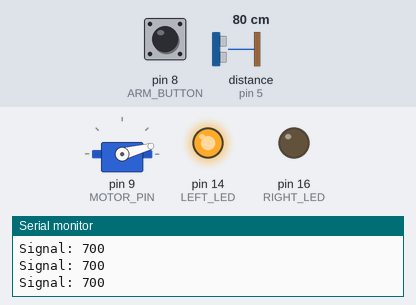
Simulated run of this sketch. Board: Arduino Uno, built with avr-gcc and run on an emulated ATmega328P. On the bench: servo, output pins drawn as LEDs (lit = HIGH), the last lines printed to the serial monitor. The inputs (shaded band) are chosen by the test bench; at power-on: pin 8 (ARM_BUTTON) HIGH, distance to the obstacle (sensor on pin 5) 80 cm. The echo pulse lasts 58.3 µs per cm.

Above: at 1.2 s.
1.3 s: pin 8 (ARM_BUTTON) pulled LOW for 3.2 s
At 5.6 s:
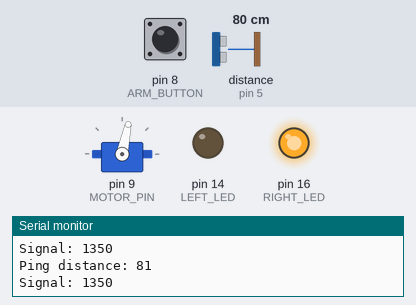
6.0 s: distance to the obstacle (sensor on pin 5) set to 198 cm
7.5 s: distance to the obstacle (sensor on pin 5) set to 204 cm
At 8.7 s:
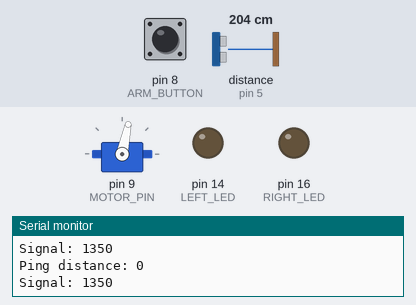
9.0 s: distance to the obstacle (sensor on pin 5) set to 2 cm
At 9.9 s:
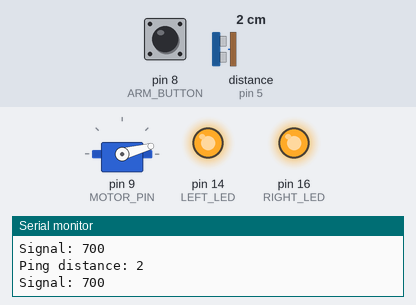
10.5 s: distance to the obstacle (sensor on pin 5) set to 8 cm
12.0 s: distance to the obstacle (sensor on pin 5) set to 11 cm
At 13.0 s:
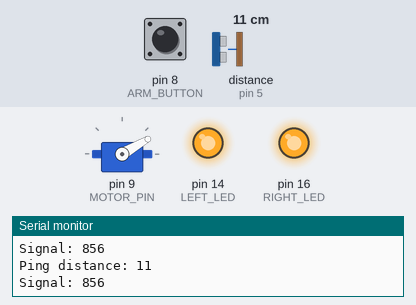
Timing chart, 0 to 14.5 s (numbered marks = the images above; inputs shaded):
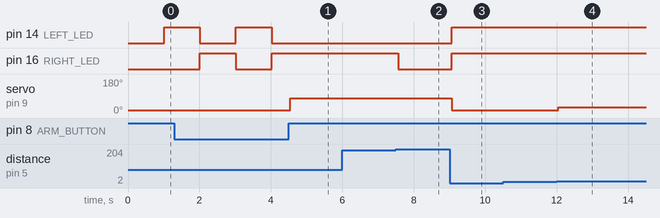

Measured:
- the behaviour switches between 200 and 201 cm on distance to the obstacle (sensor on pin 5) (found by bisection; images 1 and 2)
- the behaviour switches between 9 and 10 cm on distance to the obstacle (sensor on pin 5) (found by bisection; images 3 and 4)
- after the input at 1.3 s, pin 14 (LEFT_LED): goes on until 4.0 s, then stays LOW; pin 16 (RIGHT_LED): goes on until 4.0 s, then stays HIGH; servo on pin 9 (MOTOR_PIN): 15° → 78° after 3.2 s
- after the input at 7.5 s, pin 16 (RIGHT_LED): HIGH → LOW after 0.07 s
- after the input at 9.0 s, pin 14 (LEFT_LED), pin 16 (RIGHT_LED): LOW → HIGH after 0.06 s; servo on pin 9 (MOTOR_PIN): 78° → 15° after 0.06 s
- after the input at 12.0 s, servo on pin 9 (MOTOR_PIN): 15° → 30° after 0.05 s

The sketch:

PineOS.ino
```cpp
//power on.
//	Unarmed, rotating lights.
//2-second button push while unarmed
//	Move to Armed State
//
//Armed State
//	brake LED, VERY low motor as warning for 5 seconds
//	If distance == 0 (high distance)
//		50% speed
//	Else speed = 1+distance capped at 50

//PWM available on 3, 5, 6, 9, 10

#include <NewPing.h>
#include <Servo.h>
#include "Timer.h"

#define TRIGGER_PIN  3  // Arduino pin tied to trigger pin on the ultrasonic sensor.
#define ECHO_PIN     5  // Arduino pin tied to echo pin on the ultrasonic sensor.
#define MAX_DISTANCE 200 // Maximum distance we want to ping for (in centimeters). Maximum sensor distance is rated at 400-500cm.
#define MOTOR_PIN 9
#define MAX_SIGNAL 2000
#define MIN_SIGNAL 700
#define LEFT_LED 14
#define RIGHT_LED 16
#define ARM_BUTTON 8

#define MAX_DUTY_CYCLE 50

// Set up Motor & Sonar
Servo motor;
NewPing sonar(TRIGGER_PIN, ECHO_PIN, MAX_DISTANCE); // NewPing setup of pins and maximum distance.
boolean armed = false;
Timer t;
boolean led_rotate_status = true;
unsigned long button_push_start = 0;
boolean arm_pushed = false;

void brake(boolean left, boolean right) {
  if (left) {
    digitalWrite(LEFT_LED, HIGH);
    //Serial.println("Left LED HIGH");
  }
  else
  {
    digitalWrite(LEFT_LED, LOW);
    //Serial.println("Left LED LOW");
  }
  if (right) {
    digitalWrite(RIGHT_LED, HIGH);
    //Serial.println("Right LED HIGH");
  }
  else
  {
    digitalWrite(RIGHT_LED, LOW);
    //Serial.println("Right LED LOW");
  }
}

void setMotorSpeed(int duty_cycle) {
  //The way I'm accepting duty cycle while capping it here is dumb.  I need to make it better.
  // IE make 1-100 scale between the min signal and min signal + max duty cycle.
  //Duty cycle accepts 0=100
  if (duty_cycle > MAX_DUTY_CYCLE) duty_cycle = MAX_DUTY_CYCLE;
  if (duty_cycle < 0) duty_cycle = 0;
  //Serial.print("EDF Duty Cycle: " );
  //Serial.println(duty_cycle);
  Serial.print("Signal: " );
  Serial.println(MIN_SIGNAL + ((MAX_SIGNAL-MIN_SIGNAL)/100)*duty_cycle);
  motor.writeMicroseconds(MIN_SIGNAL + ((MAX_SIGNAL-MIN_SIGNAL)/100)*duty_cycle);
}

void pulse(){
 for(int i = 0; i <= 70; i+=2)
 {
  setMotorSpeed(i);
  delay(5);
 }
 for(int i = 70; i > 0; i--)
 {
  setMotorSpeed(i);
  delay(5);
 }
}

int getDistance(){
  unsigned int uS = sonar.ping();
  Serial.print("Ping distance: ");
  Serial.println(uS / US_ROUNDTRIP_CM);
  return (uS / US_ROUNDTRIP_CM);
}


void setup() {
  pinMode(LEFT_LED, OUTPUT);
  pinMode(RIGHT_LED, OUTPUT);
  pinMode(ARM_BUTTON, INPUT_PULLUP);
  Serial.begin(115200); // Open serial monitor at 115200 baud to see ping results.
  motor.attach(MOTOR_PIN);
  motor.writeMicroseconds(MIN_SIGNAL);

  //Timer to trigger brake light rotation.
  //Function is called every 250ms, but lights only rotate when they not armed.
  t.every(1000, rotate_brakes);

}

void intimidate()
{
 //TODO: Write in intimidation code.  Revvvvv....Rev.Rev.....
 Serial.println("Intimidate!!");
 pulse();
 delay(800);
 pulse();
 delay(200);
 pulse();
 delay(200);
}

void button_response(unsigned long push_length){
  //Ignore anything under 50ms, since it's likely a state transition bounce.
  //If it's armed and there's a push, disarm.
  //If it's not armed and a push is 2-4s, arm.
  //If it's pushed longer than 4s, intimidate routine.
  if (push_length < 50) {
  }
  else if (armed) {
    armed = false;
    Serial.println("DISARMED");
  }
  else if (!armed && push_length > 2000 && push_length <= 3999) {
   armed = true;
   Serial.println("ARMED");
   }
  else if (!armed & push_length > 4000) {
     intimidate();
  }
}

void loop() {
  t.update();
  delay(50);
  //If the button is newly read as being down, record the time the button went down.
  if (digitalRead(ARM_BUTTON) == LOW && arm_pushed == false){
    //First reading of button push.
    Serial.println("First Push");
    button_push_start = millis();
    arm_pushed = true;
    }
  else if (digitalRead(ARM_BUTTON) == HIGH && arm_pushed == true){
    //First reading of button release.
    arm_pushed = false;
    button_response(millis() - button_push_start);
  }

   //Take action on armed status.
   if (armed) {
     int distance = getDistance();
     if (distance < 1) {
       //Distance of '0' means undeterminable (greater than 200cm) distance
       //Open road, full speed ahead!
       brake(false, false);
       setMotorSpeed(MAX_DUTY_CYCLE);
     }
     else if (distance < 10) {
       //We're about to smash into something, bring engine back to idle.
       setMotorSpeed(0);
       brake(true, true);
     }
     else {
      //For 20-200cm, go 20-100 duty cycle.
      setMotorSpeed(1 + distance);
     }
   }

   if (!armed) {
     setMotorSpeed(0);
   }
}


void rotate_brakes() {
 //Blink the brakes back and forth if armed.
 if (!armed) {
   //Disarmed.  Rotate LEDs
   Serial.println("Rotate");
   if (led_rotate_status == true)
   {
     brake(true, false);
     led_rotate_status = false;
   }
   else
   {
     brake(false, true);
     led_rotate_status = true;
   }
 }
}
```
